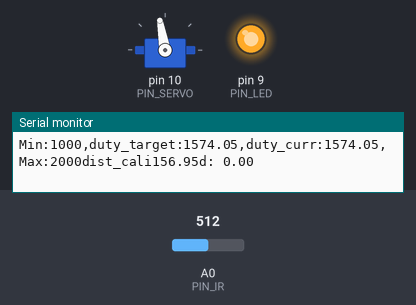
The sketch below on a simulated Arduino Uno, built with avr-gcc and run on an emulated ATmega328P. Shown: servo, output pins drawn as LEDs (lit = HIGH), the last lines printed to the serial monitor. Inputs (shaded band) come from the test bench; at power-on: A0 (PIN_IR) = 512.

Above: at 1.2 s.
1.3 s: A0 (PIN_IR) set to 0
At 2.7 s:
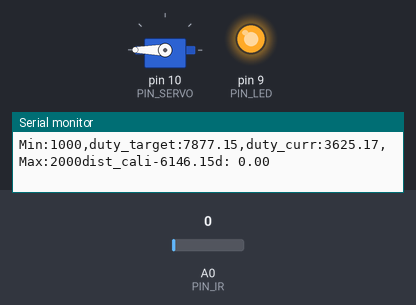
3.3 s: A0 (PIN_IR) set to 7
6.3 s: A0 (PIN_IR) set to 9
At 10.31 s:
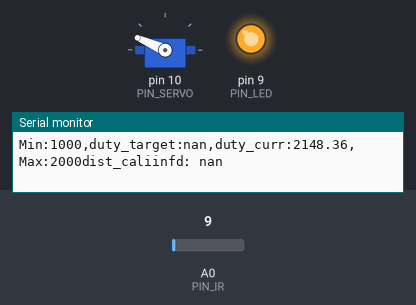
10.8 s: A0 (PIN_IR) set to 122
At 11.6 s:
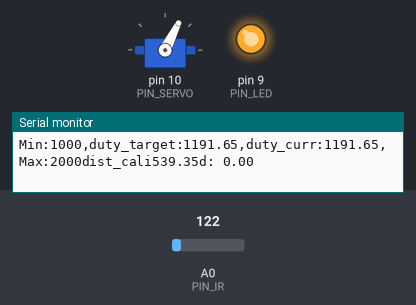
Timing chart, 0 to 13.3 s (numbered marks = the images above; inputs shaded):
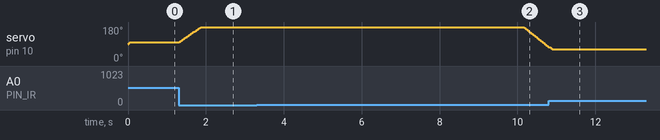

Measured:
- the behaviour switches between 8 and 9 on A0 (PIN_IR) (found by bisection; images 1 and 2)
- after the input at 1.3 s, servo on pin 10 (PIN_SERVO): moves from 100° to 180° over 0.55 s, starting at once
- after the input at 6.3 s, servo on pin 10 (PIN_SERVO): moves from 180° to 76° over 0.63 s, starting after 3.9 s

The sketch:

pcontrol_20213013.ino
```cpp
#include <Servo.h>

#define PIN_SERVO 10
#define PIN_IR A0
#define PIN_LED 9

// configurable parameters
#define _DUTY_MIN 553 // servo full clockwise position (0 degree)
#define _DUTY_NEU 1476 // servo neutral position (90 degree)
#define _DUTY_MAX 2399 // servo full counterclockwise position (180 degree)

#define _SERVO_SPEED 100 // servo speed limit (unit: degree/second)
#define INTERVAL 20  // servo update interval

unsigned long last_sampling_time; // unit: ms
float duty_chg_per_interval; // maximum duty difference per interval
float toggle_interval, toggle_interval_cnt;
float pause_time; // unit: sec
Servo myservo;
float duty_target, duty_curr, last_dist = 480;
float a = 86, b = 450;

void setup() {
    // initialize GPIO pins
    myservo.attach(PIN_SERVO);
    duty_target = duty_curr = _DUTY_NEU;
    //myservo.writeMicroseconds(duty_curr);
    pinMode(PIN_LED,OUTPUT);
    digitalWrite(PIN_LED, 1);

    // initialize serial port
    Serial.begin(57600);

    // convert angle speed into duty change per interval.
    //duty_chg_per_interval = (float)(_DUTY_MAX - _DUTY_MIN) * _SERVO_SPEED / 180 * INTERVAL / 1000;
    duty_chg_per_interval = (float)(_DUTY_MAX - _DUTY_MIN) * _SERVO_SPEED / 180 * INTERVAL / 1000;

    // initialize variables for servo update.
    pause_time = 1;
    toggle_interval = (180.0 / _SERVO_SPEED + pause_time) * 1000 / INTERVAL;
    toggle_interval_cnt = toggle_interval;

    // initialize last sampling time
    last_sampling_time = 0;
}

float ir_distance(void){ // return value unit: mm
  float val;
  float volt = float(analogRead(PIN_IR));
  val = ((6762.0/(volt-9.0))-4.0) * 10.0;
  return val;
}

void loop() {
    float raw_dist = ir_distance();
    float dist_cali = 150 + 300.0 / (b - a) * (raw_dist - a);
    //if(millis() < last_sampling_time + INTERVAL) return;

  // adjust duty_curr toward duty_target by duty_chg_per_interval
  if(duty_target > duty_curr) {
    duty_curr += duty_chg_per_interval;
    if(duty_curr > duty_target) duty_curr = duty_target;
  }
  else {
    duty_curr -= duty_chg_per_interval;
    if(duty_curr < duty_target) duty_curr = duty_target;
  }
  float d = dist_cali - last_dist;
  myservo.writeMicroseconds(duty_curr);

  Serial.print("Min:1000,duty_target:");
  Serial.print(duty_target);
  Serial.print(",duty_curr:");
  Serial.print(duty_curr);
  Serial.print(",Max:2000");
  Serial.print("dist_cali");
  Serial.print(dist_cali);
  Serial.print("d: ");
  Serial.println(d*30);


  duty_target = _DUTY_NEU - (dist_cali - 255 ) - (d * 30);
  /*if(dist_cali > 255) //멀다
    duty_target = _DUTY_NEU - 125;//(_DUTY_MIN + _DUTY_NEU) / 2;
  else //가깝다
    duty_target = _DUTY_NEU + 100;//(_DUTY_MAX + _DUTY_NEU) / 2;
   */

// update last sampling time
  last_dist = dist_cali;
  last_sampling_time += INTERVAL;
}
```
